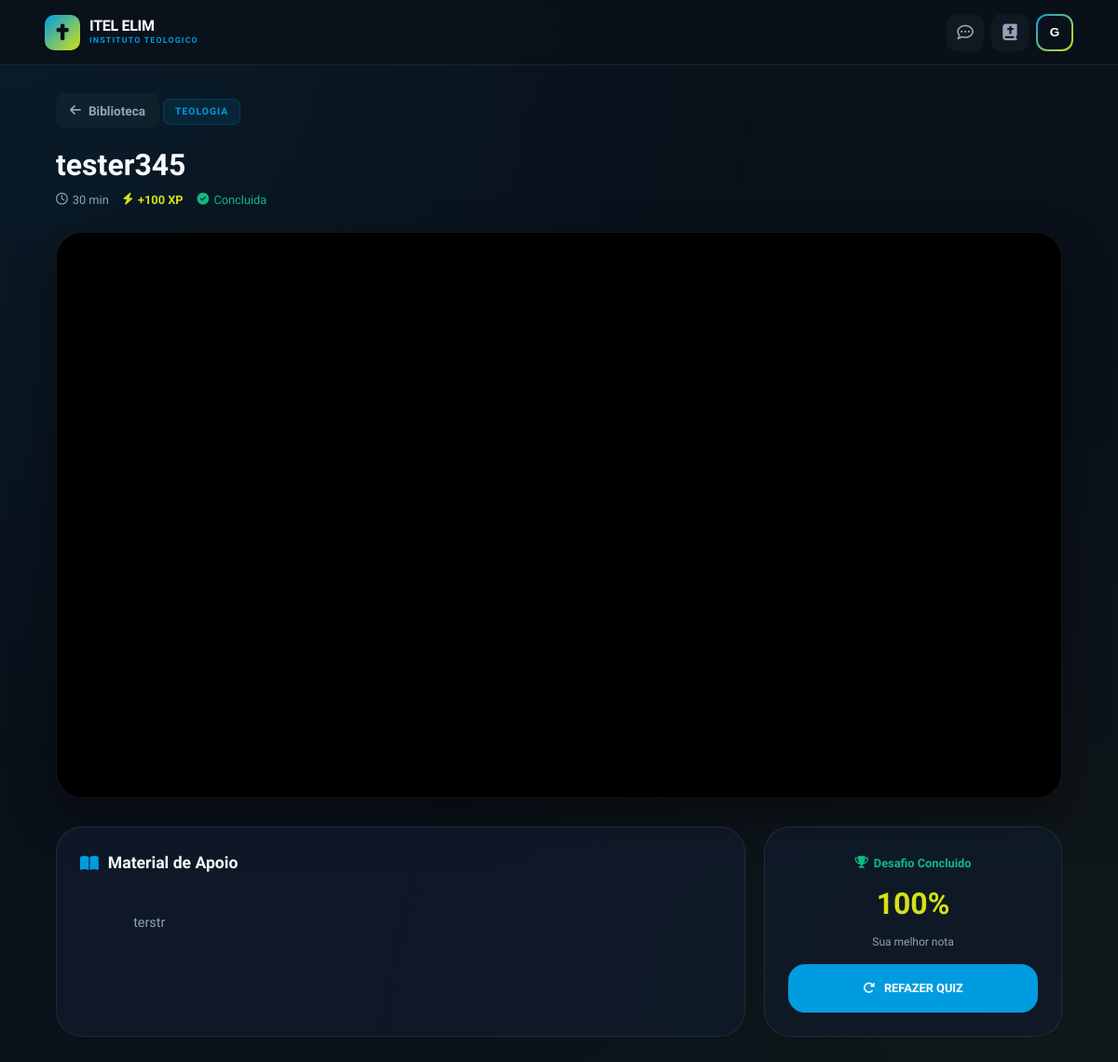
Screenshot of /aula/tester345-94b98 (signed in) with the database file from the repository.
### app.py (models this page shows, shortened)
class User(db.Model, UserMixin):
    __tablename__ = "users"
    id = db.Column(db.Integer, primary_key=True)
    public_id = db.Column(db.String(36), unique=True, default=lambda: str(uuid.uuid4()))
    name = db.Column(db.String(100), nullable=False)
    email = db.Column(db.String(120), unique=True, nullable=False)
    password_hash = db.Column(db.String(255), nullable=False)
    role = db.Column(db.String(20), default="aluno", nullable=False)
    xp = db.Column(db.Integer, default=0)
    is_active = db.Column(db.Boolean, default=True)
    is_approved = db.Column(db.Boolean, default=False)
    last_login = db.Column(db.DateTime, default=datetime.utcnow)
    created_at = db.Column(db.DateTime, default=datetime.utcnow)
    logs = db.relationship('LogAtividade', backref='owner', cascade="all, delete-orphan", lazy='dynamic')
    progresso = db.relationship('ProgressoAula', backref='estudante', lazy='dynamic', cascade="all, delete-orphan")
    notificacoes = db.relationship('Notification', backref='user', lazy='dynamic', cascade="all, delete-orphan")

class Aula(db.Model):
    __tablename__ = "aulas"
    id = db.Column(db.Integer, primary_key=True)
    titulo = db.Column(db.String(255), nullable=False)
    slug = db.Column(db.String(255), unique=True)
    descricao = db.Column(db.Text)
    url_video = db.Column(db.String(500))
    categoria = db.Column(db.String(100), index=True)
    minutos_estimados = db.Column(db.Integer, default=0)
    xp_recompensa = db.Column(db.Integer, default=100)
    quiz_data = db.Column(db.JSON)
    status = db.Column(db.String(20), default="publicado")
    data_criacao = db.Column(db.DateTime, default=datetime.utcnow)
    criado_por = db.Column(db.Integer, db.ForeignKey('users.id'))

class ProgressoAula(db.Model):
    __tablename__ = "progresso_aulas"
    id = db.Column(db.Integer, primary_key=True)
    user_id = db.Column(db.Integer, db.ForeignKey('users.id'))
    aula_id = db.Column(db.Integer, db.ForeignKey('aulas.id'))
    concluido = db.Column(db.Boolean, default=False)
    nota_quiz = db.Column(db.Float, nullable=True)
    data_conclusao = db.Column(db.DateTime, default=datetime.utcnow)

### app.py (the view)
@app.route("/aula/<slug>")
@login_required
def ver_aula(slug):
    aula = Aula.query.filter_by(slug=slug).first_or_404()
    progresso = ProgressoAula.query.filter_by(user_id=current_user.id, aula_id=aula.id).first()
    return render_template("aula.html", aula=aula, progresso=progresso)

### app.py (called while the page is built)
@login_manager.user_loader
def load_user(user_id):
    return db.session.get(User, int(user_id))

### templates/aula.html (shortened to what this page needs)
{% extends "base.html" %}
{% block content %}
<div class="container">
    <nav class="top-nav">
        <a href="{{ url_for('lista_aulas') }}" class="back-link"><i class="fa-solid fa-arrow-left"></i> Biblioteca</a>
        <span class="badge-cat">{{ aula.categoria | default('Geral') }}</span>
    </nav>
    <div class="aula-header">
        <h1>{{ aula.titulo }}</h1>
        <div class="aula-meta-line">
            <span><i class="fa-regular fa-clock"></i> {{ aula.minutos_estimados }} min</span>
            <span class="xp"><i class="fa-solid fa-bolt"></i> +{{ aula.xp_recompensa }} XP</span>
            {% if progresso and progresso.concluido %}<span style="color: var(--success);"><i class="fa-solid fa-check-circle"></i> Concluida</span>{% endif %}
        </div>
    </div>
    <div class="video-wrapper animate-in">
        <div class="video-container">
            {% if aula.url_video %}
            <iframe src="https://www.youtube.com/embed/{{ aula.url_video }}?rel=0&modestbranding=1" allow="accelerometer; autoplay; clipboard-write; encrypted-media; gyroscope; picture-in-picture" allowfullscreen loading="lazy"></iframe>
            {% else %}
            <div style="position: absolute; inset: 0; display: flex; flex-direction: column; align-items: center; justify-content: center; color: var(--text-sec);">
                <i class="fa-solid fa-video-slash" style="font-size: 2.5rem; opacity: 0.3; margin-bottom: 10px;"></i><p>Video nao disponivel</p>
            </div>
            {% endif %}
        </div>
    </div>
    <div class="content-grid">
        <article class="info-card animate-in delay-1">
            <h2><i class="fa-solid fa-book-open"></i> Material de Apoio</h2>
            <div class="descricao-texto">
                {% if aula.descricao %}{{ aula.descricao | safe }}{% else %}<p>Nenhuma descricao detalhada foi fornecida. Assista ao video para absorver o conteudo completo.</p>{% endif %}
            </div>
        </article>
        <aside class="actions">
            {% if aula.quiz_data %}
            <div class="action-card animate-in delay-2">
                {% if progresso and progresso.concluido %}
                <div class="completed-badge"><i class="fa-solid fa-trophy"></i> Desafio Concluido</div>
                {% if progresso.nota_quiz %}<div class="nota-badge">{{ "%.0f"|format(progresso.nota_quiz * 100) }}%</div><p style="font-size: 0.75rem; color: var(--text-sec); margin: 8px 0 15px;">Sua melhor nota</p>{% endif %}
                <a href="{{ url_for('ver_desafio', slug=aula.slug) }}" class="btn-quiz" style="background: var(--secondary); color: #fff;"><i class="fa-solid fa-rotate-right"></i> Refazer Quiz</a>
                {% endif %}
            </div>
            {% endif %}
        </aside>
    </div>
</div>
{% endblock %}

### templates/base.html (shortened to what this page needs)
<!DOCTYPE html>
<html lang="pt-br">
<head>
    <link rel="stylesheet" href="https://cdnjs.cloudflare.com/ajax/libs/font-awesome/6.5.1/css/all.min.css">
</head>
<body>
    {% if current_user.is_authenticated %}
    <header class="main-header">
        <a href="{{ url_for('dashboard') }}" class="logo-container">
            <div class="logo-icon"><i class="fa-solid fa-cross"></i></div>
            <div><div class="brand-text">ITEL ELIM</div><div class="brand-subtext">Instituto Teologico</div></div>
        </a>
        <div class="user-actions">
            <a href="{{ url_for('feedback') }}" class="action-btn" title="Feedback"><i class="fa-regular fa-comment-dots"></i></a>
            <a href="{{ url_for('lista_aulas') }}" class="action-btn" title="Biblioteca"><i class="fa-solid fa-book-bible"></i></a>
            <button class="profile-trigger" id="profileTrigger" onclick="toggleMenu(event)">
                <div class="avatar-ring"><span>{{ current_user.name[0] | upper }}</span></div>
            </button>
        </div>
    </header>
    {% endif %}
    <main>{% block content %}{% endblock %}</main>
</body>
</html>

### templates/base.html (style rules this page uses)
:root { --primary: #d4e117; --secondary: #009ce0; --accent: #005da3; --bg-deep: #0a111a; --bg-card: rgba(16, 28, 45, 0.7); --glass: rgba(255, 255, 255, 0.03); --glass-border: rgba(255, 255, 255, 0.08); --text-prio: #f8fafc; --text-sec: #94a3b8; --danger: #ef4444; --success: #10b981; --radius-sm: 12px; --radius-md: 18px; --radius-lg: 28px; }
* { box-sizing: border-box; margin: 0; padding: 0; -webkit-tap-highlight-color: transparent; }
html { scroll-behavior: smooth; }
body { font-family: 'Plus Jakarta Sans', sans-serif; background: var(--bg-deep); color: var(--text-prio); min-height: 100vh; line-height: 1.5; overflow-x: hidden; -webkit-font-smoothing: antialiased; }
.main-header { display: flex; justify-content: space-between; align-items: center; padding: 0 4%; height: 70px; background: rgba(10, 17, 26, 0.9); backdrop-filter: blur(20px); -webkit-backdrop-filter: blur(20px); border-bottom: 1px solid var(--glass-border); position: sticky; top: 0; z-index: 1000; }
.logo-container { display: flex; align-items: center; gap: 10px; text-decoration: none; }
.logo-icon { width: 38px; height: 38px; background: linear-gradient(135deg, var(--secondary), var(--primary)); border-radius: 10px; display: flex; align-items: center; justify-content: center; font-size: 1.1rem; color: var(--bg-deep); flex-shrink: 0; }
.brand-text { color: #fff; font-weight: 800; font-size: 1rem; letter-spacing: -0.3px; line-height: 1.1; }
.brand-subtext { color: var(--secondary); font-size: 0.55rem; font-weight: 700; text-transform: uppercase; letter-spacing: 1.2px; }
.user-actions { display: flex; align-items: center; gap: 8px; }
.action-btn { color: var(--text-sec); font-size: 1.1rem; text-decoration: none; width: 40px; height: 40px; display: flex; align-items: center; justify-content: center; border-radius: 10px; transition: all 0.3s ease; background: rgba(255, 255, 255, 0.03); border: 1px solid transparent; position: relative; }
.profile-trigger { background: none; border: none; padding: 0; cursor: pointer; }
.avatar-ring { width: 40px; height: 40px; border-radius: 12px; background: linear-gradient(135deg, var(--secondary), var(--primary)); padding: 2px; transition: transform 0.3s ease; }
.avatar-ring span { background: var(--bg-deep); width: 100%; height: 100%; border-radius: 10px; display: flex; align-items: center; justify-content: center; color: #fff; font-weight: 800; font-size: 0.85rem; }
.container { padding: 20px 4%; max-width: 1200px; margin: 0 auto; }
.animate-in { animation: fadeInUp 0.5s ease forwards; }
.delay-1 { animation-delay: 0.1s; opacity: 0; }
.delay-2 { animation-delay: 0.2s; opacity: 0; }
@media (min-width: 769px) { .container { padding: 30px 5%; } }

### rows the page displays
User: name "G"
Aula: categoria "TEOLOGIA", titulo "tester345", minutos_estimados "30", xp_recompensa "100", descricao "terstr"
ProgressoAula: progresso.nota_quiz*100 "100"
